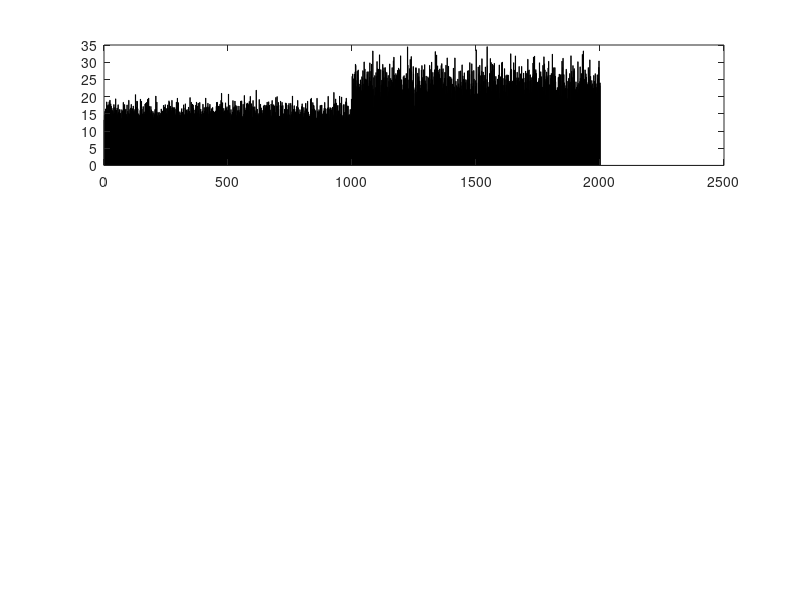

Recreate this plot in MATLAB. (Note: this script raises an error after producing the figure.)
x1 = 15+2*randn(1,1000);
x2 = 23+4*randn(1,1000);
x = [x1 x2];
y = [zeros(1,1000) ones(1,1000)]; 

subplot(3,1,1),bar(x)
[x,y] = shuffle(x,y)
subplot(3,1,2),bar(x)
subplot(3,1,3),bar(sort(x))
